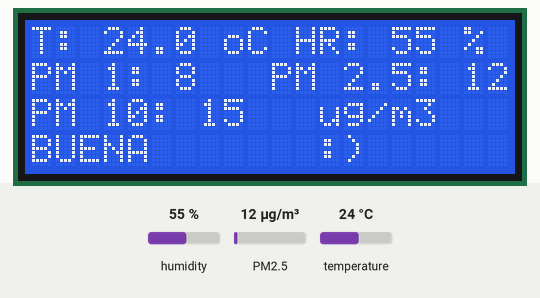
Bench run of a sketch on a simulated ESP32. On the bench: 20×4 character LCD. Inputs (shaded band) come from the test bench; at power-on: humidity 55 %, PM2.5 12 µg/m³, temperature 24 °C. WiFi joins after 1.5 s; servers stay silent unless stated; what the sketch prints to the serial monitor is not drawn.

Above: at 23.8 s.

The sketch:

EJEMPLO_MEDIDOR_PARTICULAS.ino
```cpp
/*SICHA HUAMAN RUDY GABRIEL
 * METEORÓLOGO DE LA UNALM
 * PROTOTIPO 2 DE CALIDAD DE AIRE Y VARIABLES METEOROLÓGICAS
 * CUENTA DE GITHUB https://github.com/20141078/INSTRUMENTAL_LOW_COST
 * CUENTA EN THINGSPEAK https://thingspeak.com/channels/1047170
 * PROYECTO REFERENTE A LOS CURSOS
 * MONITOREO Y CONTROL DE LA CONTAMINACIÓN ATMOSFÉRICA
 * TEORÍA INSTRUMENTAL DE VARIABLES METEOROLÓGICAS
 */

/*
 * PARA USAR LA PLACA ESP32 requiere colocar este link: https://dl.espressif.com/dl/package_esp32_index.json en Archivo/Preferencias/Localización del proyecto
 *
 */

//// REQUIERE INSTALAR LA LIBRERIA THINGSPEAK

//// INCLUYENDO SENSORES POR BLOQUES

///////////////////////////////////////////////////////////
//// 1RO IOT THINGSPEAK
//// esp32
#include "ThingSpeak.h"
#include "WiFi.h"
WiFiClient cliente;

//// DEFINIR LOS PÁRAMETROS DE CONEXIÓN PLACA-NUBE
//// AQUI CAMBIAR POR EL ID Y CLAVE DEL WIFI, ADEMÁS DEL CANAL Y APYKEY DE THIONGSPEAK
const char* ssid = "XXXXXX";               //// SSID ROUTER.
const char* password = "XXXXX";       //// Contraseña de router.

unsigned long channelID = 1128079;   //// Cambiar con el ID del canal
const char* WriteAPIKey = "XXXXXXXXXXXX";  //// Cambiar con el Write API Key del canal.

///////////////////////////////////////////////////////////
/// 2DO. PLANTOWER PMS7003
#include "PMS.h"
#include "Wire.h"
PMS pms(Serial1);
PMS::DATA data;
#define RXD2 26
#define TXD2 25

///////////////////////////////////////////////////////////
////// 3RO. DHT22
#include "Arduino.h"
#include "DHT.h"
#define DHTPIN 5     // Digital pin connected to the DHT sensor
// Feather HUZZAH ESP8266 note: use pins 3, 4, 5, 12, 13 or 14 --
#define DHTTYPE DHT21   // DHT 21, DHT 23
DHT dht(DHTPIN, DHTTYPE);

//// LCD
#include <LiquidCrystal_I2C.h>//Libreria para LCD I2C
#include <Wire.h>//libreria requrida para usar SDA y SCL
LiquidCrystal_I2C lcd(0x27, 2, 1, 0, 4, 5, 6, 7, 3, POSITIVE);

void setup()
{
  Serial.begin(115200);

///////////////////////////////////////////////////////////
 ///// THINGSPEAK
  Serial.println("CONFIGURACIÓN NUBE:");

  WiFi.begin(ssid,password);
  while (WiFi.status() != WL_CONNECTED) {
    delay(500);
    Serial.print(".");
  }
  Serial.println("Wifi conectado!");

  ThingSpeak.begin(cliente);

///////////////////////////////////////////////////////////
  //// PMS7003
  Serial1.begin(9600, SERIAL_8N1, RXD2, TXD2);
  pms.passiveMode();

///////////////////////////////////////////////////////////
 //// DHT22
   dht.begin();

 //// LCD

  lcd.begin(20, 4);//Inicializar la LCD 20x4
  lcd.backlight();//Encender la luz de fondo

}

void loop()
{
  delay(2000);

///////////////////////////////////////////////////////////
  //// Lecturas de sensores
  sensores();

///////////////////////////////////////////////////////////
  ThingSpeak.writeFields(channelID,WriteAPIKey);
  Serial.println("Datos enviados a ThingSpeak!");
  //// delay(10000);
  delay(10000);

}

void sensores() {

///////////////////////////////////////////////////////////
//// PMS 7003

  //ACTIVACIÓN DEL VENTILADOR, Y TIEMPO DE ESTABILIZACIÓN DE 30 SEGUNDOS;
  Serial.println("Ventilador activado");
  pms.wakeUp();
  delay(20000);

  //ESTABLECIENDO SOLICITUD DE LAS LECTURAS;
  pms.requestRead();
  //LECTURA DE LOS DATOS, ADEMÁS TIEMPO EN OBTENCIÓN DE LECTURAS;
  if (pms.readUntil(data))
  {

    //// RECORDAR LAS ESPECIFICACIONES DEL SENSOR
    //// https://download.kamami.com/p564008-p564008-PMS7003%20series%20data%20manua_English_V2.5.pdf

    float PM_1   =   (data.PM_AE_UG_1_0);    //// PM 1
    float PM_2_5 =   (data.PM_AE_UG_2_5);    //// PM 2.5
    float PM_10  =   (data.PM_AE_UG_10_0);   //// PM 10

    Serial.print("PM 1.0 (ug/m3): ");  Serial.println(PM_1);
    Serial.print("PM 2.5 (ug/m3): ");  Serial.println(PM_2_5);
    Serial.print("PM 10.0 (ug/m3): "); Serial.println(PM_10);

///////////////////////////////////////////////////////////
    ///// DHT22
  float h = dht.readHumidity();
  float t = dht.readTemperature();
    Serial.print("TEMPERATURA: ");
    Serial.println(t);
    Serial.print("HUMEDAD: ");
    Serial.println(h);

    Serial.println("-----------------------");

   // CÓDIGOS DE LA PANTALLA
   lcd.clear();
   // PRIMERA FILA
   lcd.setCursor(0,0);
   lcd.print("T: ");
   lcd.print(t,1);
   lcd.print(" oC");
  // PRIMERA FILA
   lcd.setCursor(11,0);
   lcd.print("HR: ");
   lcd.print(h,0);
   lcd.print(" %");
  // SEGUNDA FILA
   lcd.setCursor(0,1);
   lcd.print("PM 1: ");
   lcd.print(PM_1,0); //1 decimal
  // SEGUNDA FILA
   lcd.setCursor(10,1);
   lcd.print("PM 2.5: ");
   lcd.print(PM_2_5,0); //1 decimal
  // TERCERA FILA
   lcd.setCursor(0,2);
   lcd.print("PM 10: ");
   lcd.print(PM_10,0);
   lcd.setCursor(12,2);
   lcd.print("ug/m3 ");

// INCA
  int INCA = PM_2_5*100/50;
    if(INCA<=50){
    lcd.setCursor(0,3);
    lcd.print("BUENA");
    lcd.setCursor(12,3);
    lcd.print(":)");

  } else if(INCA>50 && INCA<=100){
    lcd.setCursor(0,3);
    lcd.print("MODERADO");
    lcd.setCursor(17,3);
    lcd.print(":/");

  } else if(INCA>100 && INCA <= 500){
    lcd.setCursor(0,3);
    lcd.print("MALO");
    lcd.setCursor(17,3);
    lcd.print(":(");

  } else{
    lcd.setCursor(0,3);
    lcd.print("VUEC");
    lcd.setCursor(17,3);
    lcd.print(":X");
  }

    delay(200);

///////////////////////////////////////////////////////////
    //// Envio a thingspeak
    //// formato (FIELD, VARIABLE)
    ThingSpeak.setField (1,PM_1);
    ThingSpeak.setField (2,PM_2_5);
    ThingSpeak.setField (3,PM_10);
    ThingSpeak.setField (4,t);
    ThingSpeak.setField (5,h);

    delay(5000);

  }
  else
  {
    Serial.println("LECTURA FALLIDA.");
  }

  //// APAGAR EL VENTILADOR;
    pms.sleep();

}
```
